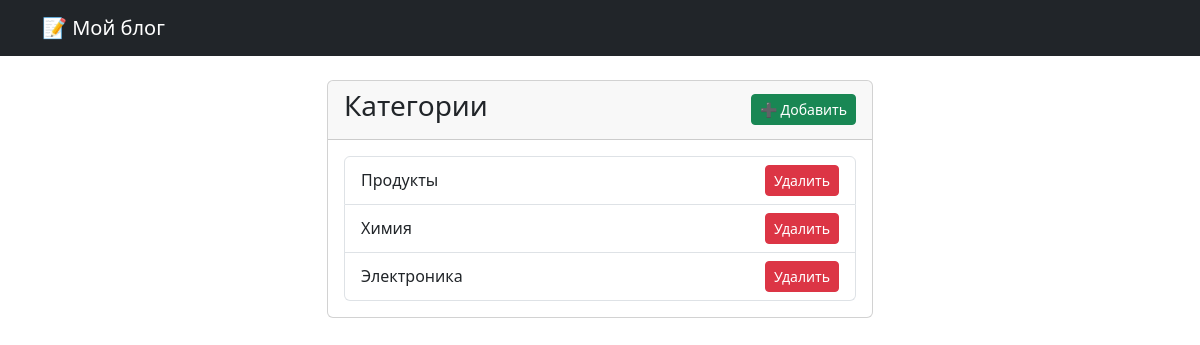
/categories/, run on an earlier commit of the app's database.
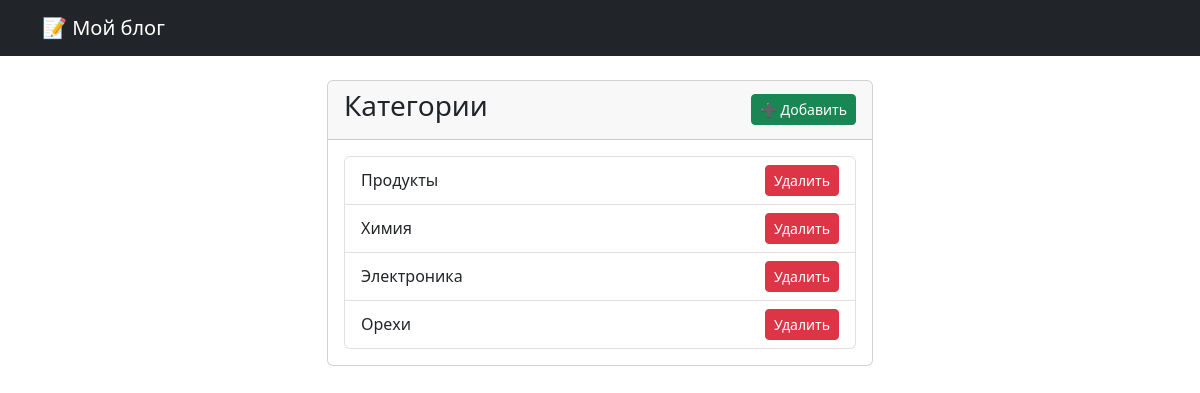
And on a later commit of the database.
### main/models.py (models this page shows, shortened)
class Category(models.Model):
    name = models.CharField(max_length=100)

### main/views.py (the view)
# urls.py: path('categories/', views.CategoryListView.as_view(), name='category_list'),
class CategoryListView(ListView):
    model = Category
    template_name = 'main/category_list.html'
    context_object_name = 'categories'

### main/templates/main/category_list.html (shortened to what this page needs)
<!DOCTYPE html>
<html lang="ru">
<head>
    <link href="https://cdn.jsdelivr.net/npm/bootstrap@5.3.0/dist/css/bootstrap.min.css" rel="stylesheet">
</head>
<body>
    <nav class="navbar navbar-expand-lg navbar-dark bg-dark">
        <div class="container">
            <a class="navbar-brand" href="{% url 'post_list' %}">📝 Мой блог</a>
        </div>
    </nav>
    <div class="container mt-4">
        <div class="row">
            <div class="col-md-6 offset-md-3">
                <div class="card">
                    <div class="card-header d-flex justify-content-between align-items-center">
                        <h3>Категории</h3>
                        <a href="{% url 'category_create' %}" class="btn btn-success btn-sm">➕ Добавить</a>
                    </div>
                    <div class="card-body">
                        <ul class="list-group">
                            {% for category in categories %}
                            <li class="list-group-item d-flex justify-content-between align-items-center">
                                {{ category.name }}
                                <a href="{% url 'category_delete' category.pk %}" class="btn btn-danger btn-sm">Удалить</a>
                            </li>
                            {% empty %}
                            <li class="list-group-item text-muted">Категорий пока нет</li>
                            {% endfor %}
                        </ul>
                    </div>
                </div>
            </div>
        </div>
    </div>
</body>
</html>

What changed in the data, as far as the page shows it:
added Category: name "Орехи"
